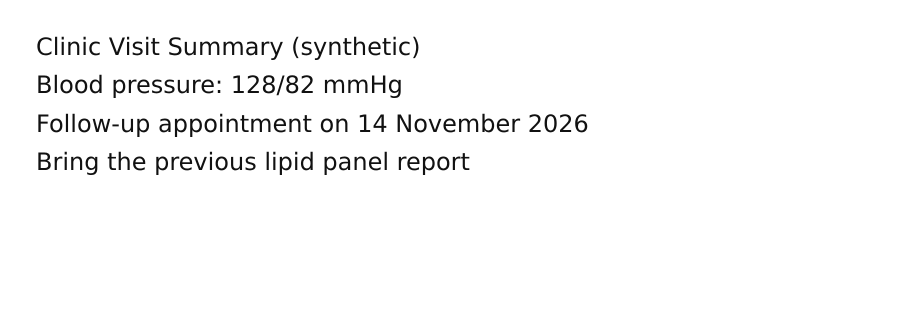
#> input picture ingest/fixtures/files/printed.png, 1800 x 640 px, found by its file name (shown at 1/2 size)
$ python degrade.py
#> lines starting #> are read from the running program, lines starting #| are printed output that depends on the picture
# Deterministic degradations of printed.png (run after build.mjs):
#   degraded.png  - heavy: quarter resolution, 3.5 deg skew, blur, strong noise
#   skewed.png    - mild: third resolution, 2 deg skew, light blur and noise
import random
from PIL import Image, ImageFilter
def make(out, scale, angle, blur, noise, seed):
#> called with out = 'degraded.png', scale = 4, angle = 3.5, blur = 1.1, noise = 70, seed = 7
    random.seed(seed)
    im = Image.open("ingest/fixtures/files/printed.png").convert("L")
    im = im.resize((im.width // scale, im.height // scale), Image.BILINEAR)
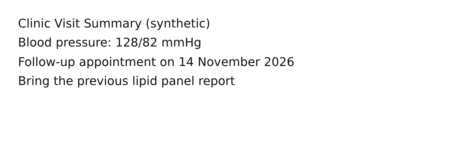
#> im: PIL image 450x160 L; min 27, max 255, mean 248.1
    im = im.rotate(angle, expand=True, fillcolor=255)
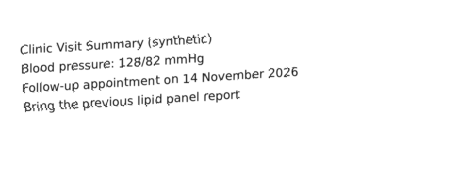
#> im: PIL image 460x188 L; min 27, max 255, mean 249.3
    im = im.filter(ImageFilter.GaussianBlur(blur))
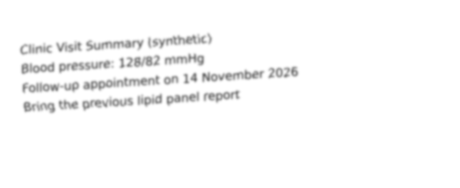
#> im: PIL image 460x188 L; min 118, max 255, mean 249.3
    px = im.load()
    for y in range(im.height):
        for x in range(im.width):
            px[x, y] = max(0, min(255, px[x, y] + random.randint(-noise, noise)))
    im.save("ingest/fixtures/files/" + out)
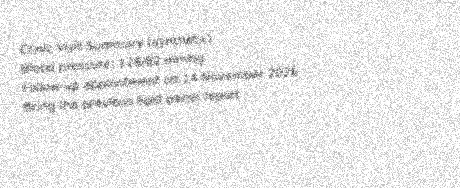
#> saved as degraded.png: PIL image 460x188 L; min 64, max 255, mean 233.2
make("degraded.png", 4, 3.5, 1.1, 70, 7)
make("skewed.png", 3, 2.0, 0.5, 25, 11)
#> call 2 of make, with out = 'skewed.png', scale = 3, angle = 2, blur = 0.5, noise = 25, seed = 11
#> in make (call 2), `im = im.resize((im.width // scale, im.height // scale), Image.BILINEAR)`:
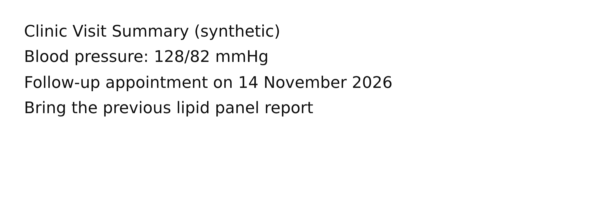
#> im: PIL image 600x213 L; min 17, max 255, mean 248.1
#> in make (call 2), `im = im.rotate(angle, expand=True, fillcolor=255)`:
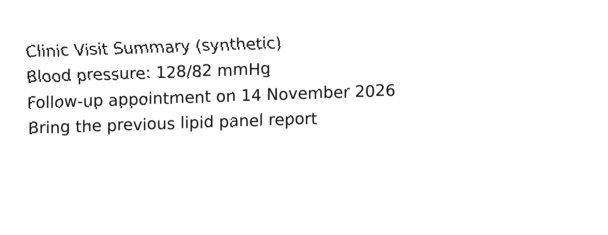
#> im: PIL image 608x235 L; min 17, max 255, mean 248.8
